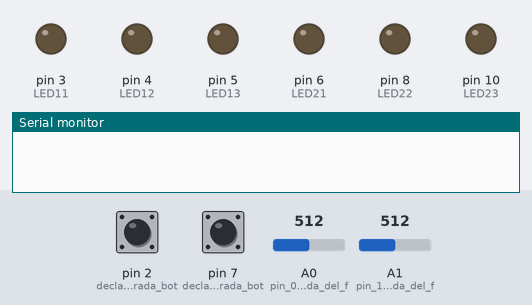
Recording of a sketch running on a simulated Arduino Leonardo, built with avr-gcc and run on an emulated ATmega32U4. Shown: output pins drawn as LEDs (lit = HIGH), the last lines printed to the serial monitor. The inputs (shaded band) are chosen by the test bench; at power-on: pin 2 (declarar_como_entrada_bot) LOW, pin 7 (declarar_como_entrada_bot) LOW, A0 (pin_0A_como_entrada_del_f) = 512, A1 (pin_1A_como_entrada_del_f) = 512. USB keyboard and mouse output is not drawn.

Above: at 1.2 s.
1.3 s: pin 2 (declarar_como_entrada_bot) pulled HIGH for 0.15 s
At 2.4 s:
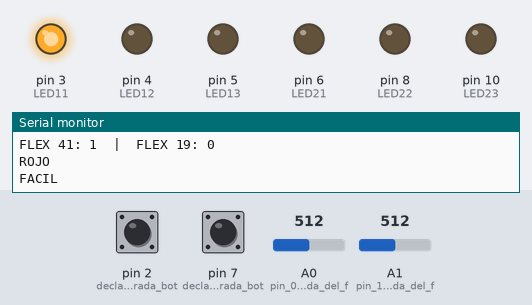
3.1 s: pin 7 (declarar_como_entrada_bot) pulled HIGH for 0.15 s
At 3.8 s:
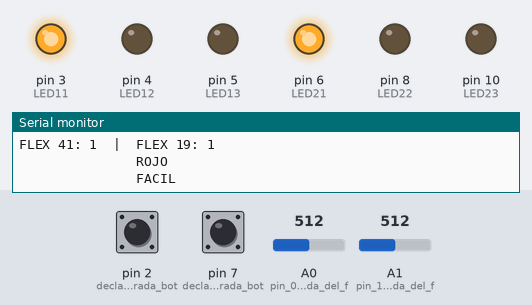
4.9 s: pin 2 (declarar_como_entrada_bot) pulled HIGH for 1 s
At 7.1 s:
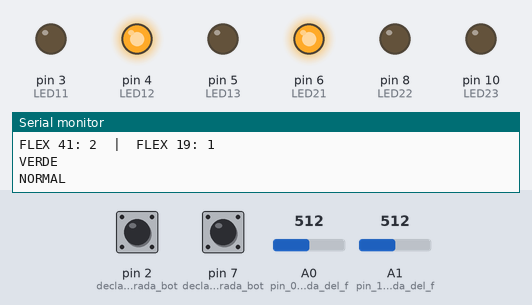
7.6 s: pin 7 (declarar_como_entrada_bot) pulled HIGH for 1 s
At 9.2 s:
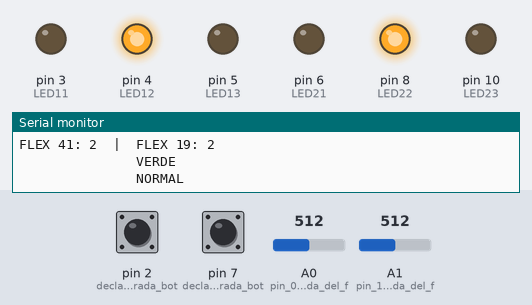
10.3 s: pin 2 (declarar_como_entrada_bot) pulled HIGH for 0.15 s
At 11.7 s:
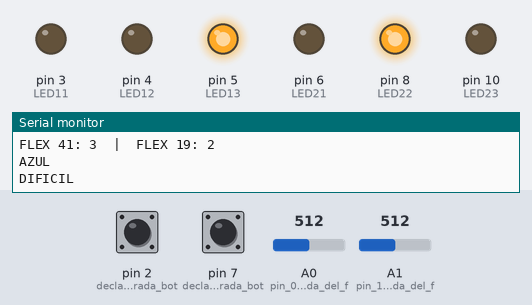
12.1 s: pin 7 (declarar_como_entrada_bot) pulled HIGH for 0.15 s
At 13.1 s:
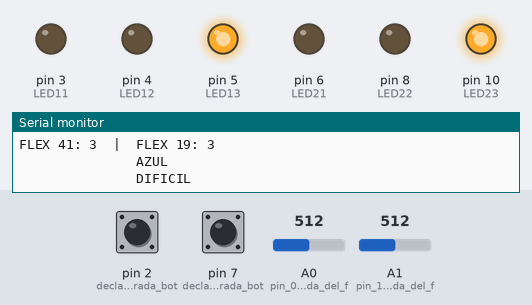
Timing chart, 0 to 14.9 s (numbered marks = the images above; inputs shaded):
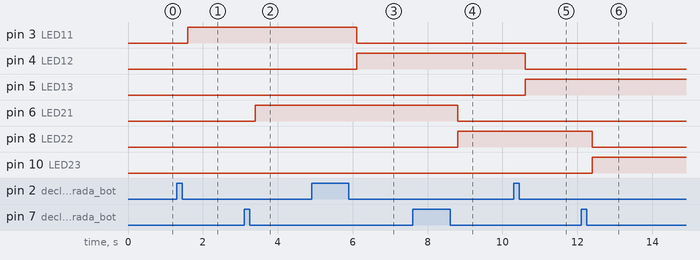

Measured:
- after the input at 1.3 s, pin 3 (LED11): LOW → HIGH after 0.30 s
- after the input at 3.1 s, pin 6 (LED21): LOW → HIGH after 0.30 s
- after the input at 4.9 s, pin 3 (LED11): HIGH → LOW after 1.2 s; pin 4 (LED12): LOW → HIGH after 1.2 s
- after the input at 7.6 s, pin 6 (LED21): HIGH → LOW after 1.2 s; pin 8 (LED22): LOW → HIGH after 1.2 s
- after the input at 10.3 s, pin 4 (LED12): HIGH → LOW after 0.30 s; pin 5 (LED13): LOW → HIGH after 0.30 s
- after the input at 12.1 s, pin 8 (LED22): HIGH → LOW after 0.30 s; pin 10 (LED23): LOW → HIGH after 0.30 s

The sketch:

TecladoFlex10.11.ino
```cpp
#include "Keyboard.h"		// incluye libreria Keyboard

int LED11=3;  //primer grupo de leds
int LED12=4;
int LED13=5;
int contaA=0;  //contador del boton 1
int LED21=6;   //segundo grupo de leds
int LED22=8;
int LED23=10;
int contaB=0;  //contador del boton2
int pausaA=1;  //pausa para no spam de APAGADO
int pausaB=1; //pausa para no spam de APAGADO

void setup() {
  pinMode(2,INPUT); //declarar como entrada boton1
  pinMode(7,INPUT); //declarar como entrada boton2
  pinMode(3,OUTPUT);  //declarar salidas de los LEDS
  pinMode(4,OUTPUT);
  pinMode(5,OUTPUT);
  pinMode(6,OUTPUT);
  pinMode(8,OUTPUT);
  pinMode(10,OUTPUT);

  pinMode(A0,INPUT);	// pin 0A como entrada del flex 19 (indice)
  pinMode(A1,INPUT);  // pin 1A como entrada del flex 41 (pulgar)
  Keyboard.begin();				// inicio de emulacion de teclado
  Serial.begin(9600);
}

void loop() {
  //BOTON 1 FLEX 41 (pulgar)
  if(digitalRead(2) == HIGH ){// BOTON1 INICIO
  delay(300);
    if(digitalRead(2) == LOW ){ //contador de aprentar el boton1
      contaA++;
      pausaA=1;
    if(contaA == 4){
      contaA=0;
    }
    Serial.print ("FLEX 41: ");            //muestra en el monitor serie la dificultad de cada flex/dedo
    Serial.print(contaA);
    Serial.print ("  |  FLEX 19: ");
    Serial.println(contaB);
    }
    if(contaA==0){
    if(digitalRead(2)== LOW){
    digitalWrite(LED11,LOW);
    digitalWrite(LED12,LOW);
    digitalWrite(LED13,LOW);
    Serial.println("APAGADO");
    }
  }

    if(contaA==1){
    if(digitalRead(2)== LOW){
    digitalWrite(LED11,HIGH);
    digitalWrite(LED12,LOW);
    digitalWrite(LED13,LOW);
    Serial.println("ROJO");
    Serial.println("FACIL");
    }
  }

    if(contaA==2){
    if(digitalRead(2)== LOW){
    digitalWrite(LED11,LOW);
    digitalWrite(LED12,HIGH);
    digitalWrite(LED13,LOW);
    Serial.println("VERDE");
    Serial.println("NORMAL");
    }
  }

    if(contaA==3){
    if(digitalRead(2)== LOW){
    digitalWrite(LED11,LOW);
    digitalWrite(LED12,LOW);
    digitalWrite(LED13,HIGH);
    Serial.println("AZUL");
    Serial.println("DIFICIL");
    }
  }
  //FIN BOTON1

  // if(contaB==0){
  //   Serial.print ("               APAGADO");
  //   Serial.println();
  // }
  // if(contaB==1){
  //   Serial.println("               AMARILLO");
  //   Serial.println("               FACIL");
  // }
 }
//BOTON 2 que controla al FLEX 19(INDICE)
  if(digitalRead(7) == HIGH ){// BOTON2 INICIO
    delay(300);
    if(digitalRead(7) == LOW ){ //contador de aprentar el boton2
      contaB++;
      pausaB=1;
    if(contaB == 4){
      contaB=0;
    }
    Serial.print ("FLEX 41: ");    //muestra en el monitor serie la dificultad de cada flex/dedo
    Serial.print(contaA);
    Serial.print ("  |  FLEX 19: ");
    Serial.println(contaB);
    }

    if(contaB==0){
    if(digitalRead(7)== LOW){
    digitalWrite(LED21,LOW);
    digitalWrite(LED22,LOW);
    digitalWrite(LED23,LOW);
    Serial.println("               APAGADO");
    }
  }

    if(contaB==1){
    if(digitalRead(7)== LOW){
    digitalWrite(LED21,HIGH);
    digitalWrite(LED22,LOW);
    digitalWrite(LED23,LOW);
    Serial.println("               ROJO");
    Serial.println("               FACIL");
    }
  }

    if(contaB==2){
    if(digitalRead(7)== LOW){
    digitalWrite(LED21,LOW);
    digitalWrite(LED22,HIGH);
    digitalWrite(LED23,LOW);
    Serial.println("               VERDE");
    Serial.println("               NORMAL");
    }
  }

    if(contaB==3){
    if(digitalRead(7)== LOW){
    digitalWrite(LED21,LOW);
    digitalWrite(LED22,LOW);
    digitalWrite(LED23,HIGH);
    Serial.println("               AZUL");
    Serial.println("               DIFICIL");
    }
  }
  }// BOTON2 FIN
  //CALCULOS DE FLEXS

  //CALCULO DEL FLEX 41 (indice)
  float ax=analogRead(A1);
  //calculo en porcentaje
  float ay=(ax-997)/19;
  //mostrar el porcentaje que fue doblado el flex
  // Serial.println(by);

  //CALCULO FLEX 19 (pulgar)
  float bx=analogRead(A0);
  //calculo en porcentaje
  float by=(bx-991)/20;
  //mostrar el porcentaje que fue doblado el flex
  // Serial.println(ay);


//APAGADO
  if(contaA==0 && pausaA == 1){
    pausaA=0;
    Keyboard.releaseAll();
    //Serial.println("CERO");
  }
  if(contaB==0 && pausaB == 1){
    pausaB=0;
    Keyboard.releaseAll();
    //Serial.println("               ZERO");
  }

// FACIL
  if(contaA==1){
    if (ay>0.15) {		// si el dedo hace flexion
      Keyboard.press(KEY_LEFT_ARROW);
     }
    if (ay <-0.10) {		// si el dedo hace extension
      Keyboard.press(KEY_RIGHT_ARROW);
    }
    if (ay < 0.15 && ay> -0.10){ // si el dedo esta en reposo
      Keyboard.releaseAll(); // para dejar de presionar algun boton si no se hace nada con el dedo
    }
  }
  if(contaB==1){
    if (by>0.14) {		// si el dedo hace flexion
      Keyboard.press(KEY_DOWN_ARROW);
    }
    if (by <-0.09) {		// si el dedo hace extension
      Keyboard.press(KEY_UP_ARROW);
    }
    if (by < 0.14 && by> -0.09){ // si el dedo esta en reposo
      Keyboard.releaseAll(); // para dejar de presionar algun boton si no se hace nada con el dedo
    }
  }
  //NORMAL
  if(contaA==2){
    if (ay>0.54) {		// si el dedo hace flexion
      Keyboard.press(KEY_LEFT_ARROW);
    }
    if (ay <-0.32) {		// si el dedo hace extension
      Keyboard.press(KEY_RIGHT_ARROW);
    }
    if (ay < 0.54 && ay> -0.32){ // si el dedo esta en reposo
      Keyboard.releaseAll(); // para dejar de presionar algun boton si no se hace nada con el dedo
    }
  }
  if(contaB==2){
    if (by>0.39) {		// si el dedo hace flexion
      Keyboard.press(KEY_DOWN_ARROW);
    }
    if (by <-0.19) {		// si el dedo hace extension
      Keyboard.press(KEY_UP_ARROW);
    }
    if (by < 0.39 && by> -0.19){ // si el dedo esta en reposo
      Keyboard.releaseAll(); // para dejar de presionar algun boton si no se hace nada con el dedo
    }
  }
  //DIFICL
  if(contaA==3){
    if (ay>0.74) {		// si el dedo hace flexion
      Keyboard.press(KEY_LEFT_ARROW);
    }
    if (ay <-0.60) {		// si el dedo hace extension
      Keyboard.press(KEY_RIGHT_ARROW);
    }
    if (ay < 0.74 && ay> -0.60){ // si el dedo esta en reposo
      Keyboard.releaseAll(); // para dejar de presionar algun boton si no se hace nada con el dedo
    }
  }
  if(contaB==3){
    if (by>0.64) {		// si el dedo hace flexion
      Keyboard.press(KEY_DOWN_ARROW);
    }
    if (by <-0.29) {		// si el dedo hace extension
      Keyboard.press(KEY_UP_ARROW);
    }
    if (by < 0.64 && by> -0.29){ // si el dedo esta en reposo
      Keyboard.releaseAll(); // para dejar de presionar algun boton si no se hace nada con el dedo
    }
  }
}
```
